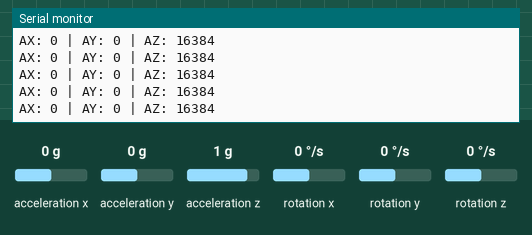
The sketch below on a simulated ESP32. Shown: the last lines printed to the serial monitor. Inputs (shaded band) come from the test bench; at power-on: acceleration x 0 g, acceleration y 0 g, acceleration z 1 g, rotation x 0 °/s, rotation y 0 °/s, rotation z 0 °/s. USB keyboard and mouse output is not drawn.

Above: at 2.2 s.
2.3 s: acceleration x set to -1.4 g
At 2.38 s:
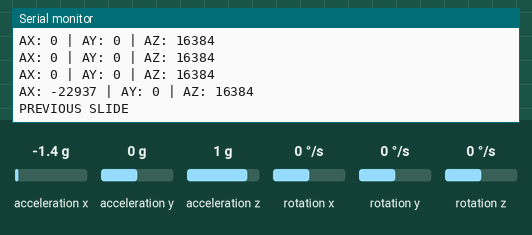
5.0 s: acceleration x set to 0.8 g
At 6.08 s:
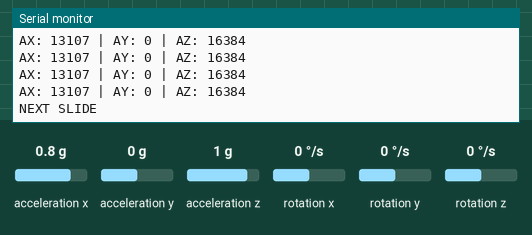
8.0 s: acceleration y set to -1.4 g
At 8.05 s:
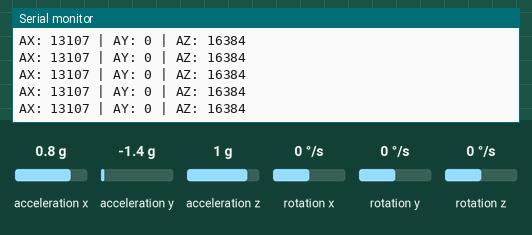
9.5 s: acceleration x set to 0 g
At 9.78 s:
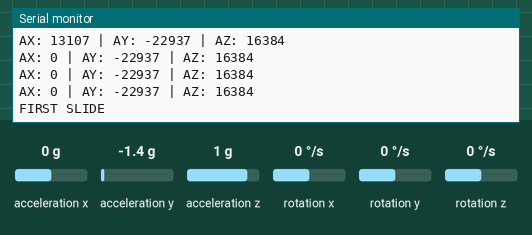
12.4 s: acceleration y set to 0.8 g
At 13.48 s:
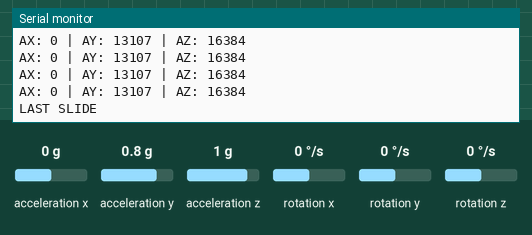
Timing chart, 0 to 15.4 s (numbered marks = the images above; inputs shaded):
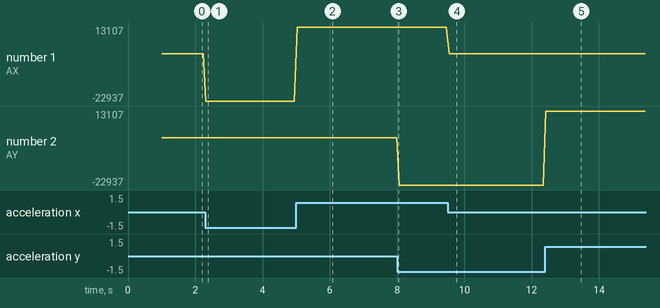

The sketch:

gesture_clicker_BLE.ino
```cpp
#include <Wire.h>
#include <MPU6050.h>
#include <BleKeyboard.h>

MPU6050 mpu;

BleKeyboard bleKeyboard("ESP32 Gesture Controller");

// ===== MPU6050 VARIABLES =====
int16_t ax, ay, az;

// ===== GESTURE SETTINGS =====
const int THRESHOLD = 1200;
const unsigned long GESTURE_DELAY = 1200;

unsigned long lastGestureTime = 0;

void setup() {

  Serial.begin(115200);
  delay(1000);

  // Initialize I2C
  // SDA = GPIO 21
  // SCL = GPIO 22
  Wire.begin(21, 22);

  // Initialize MPU6050
  mpu.initialize();
  mpu.setSleepEnabled(false);

  if (mpu.testConnection()) {
    Serial.println("MPU6050 connected successfully");
  }
  else {
    Serial.println("MPU6050 connection failed");
  }

  // Start Bluetooth Keyboard
  bleKeyboard.begin();

  Serial.println("Bluetooth Keyboard Started");
}

void loop() {

  // ===== READ MPU6050 DATA =====
  mpu.getAcceleration(&ax, &ay, &az);

  // ===== SERIAL MONITOR =====
  Serial.print("AX: ");
  Serial.print(ax);

  Serial.print(" | AY: ");
  Serial.print(ay);

  Serial.print(" | AZ: ");
  Serial.println(az);

  // ===== GESTURE DETECTION =====
  if (millis() - lastGestureTime > GESTURE_DELAY) {

    // RIGHT TILT
    // NEXT SLIDE
    if (ax > THRESHOLD) {

      Serial.println("NEXT SLIDE");

      if (bleKeyboard.isConnected()) {
        bleKeyboard.write(KEY_RIGHT_ARROW);
      }

      lastGestureTime = millis();
    }

    // LEFT TILT
    // PREVIOUS SLIDE
    else if (ax < -THRESHOLD) {

      Serial.println("PREVIOUS SLIDE");

      if (bleKeyboard.isConnected()) {
        bleKeyboard.write(KEY_LEFT_ARROW);
      }

      lastGestureTime = millis();
    }

    // UPWARD TILT
    // FIRST SLIDE
    else if (ay < -THRESHOLD) {

      Serial.println("FIRST SLIDE");

      if (bleKeyboard.isConnected()) {
        bleKeyboard.write(KEY_HOME);
      }

      lastGestureTime = millis();
    }

    // DOWNWARD TILT
    // LAST SLIDE
    else if (ay > THRESHOLD) {

      Serial.println("LAST SLIDE");

      if (bleKeyboard.isConnected()) {
        bleKeyboard.write(KEY_END);
      }

      lastGestureTime = millis();
    }
  }

  // Small delay for stable readings
  delay(80);
}
```

Measured:
- after the input at 2.3 s, the serial monitor: prints a new line at once (image 1)
- after the input at 5.0 s, the serial monitor: prints a new line at once (image 2)
- after the input at 9.5 s, the serial monitor: prints a new line after 0.05 s (image 4)
- after the input at 12.4 s, the serial monitor: prints a new line at once (image 5)
- plotted number 1: 0 → -22937 after the input at 2.3 s, -22937 → 13107 after the input at 5.0 s
- plotted number 2: 0 → -22937 after the input at 8.0 s
